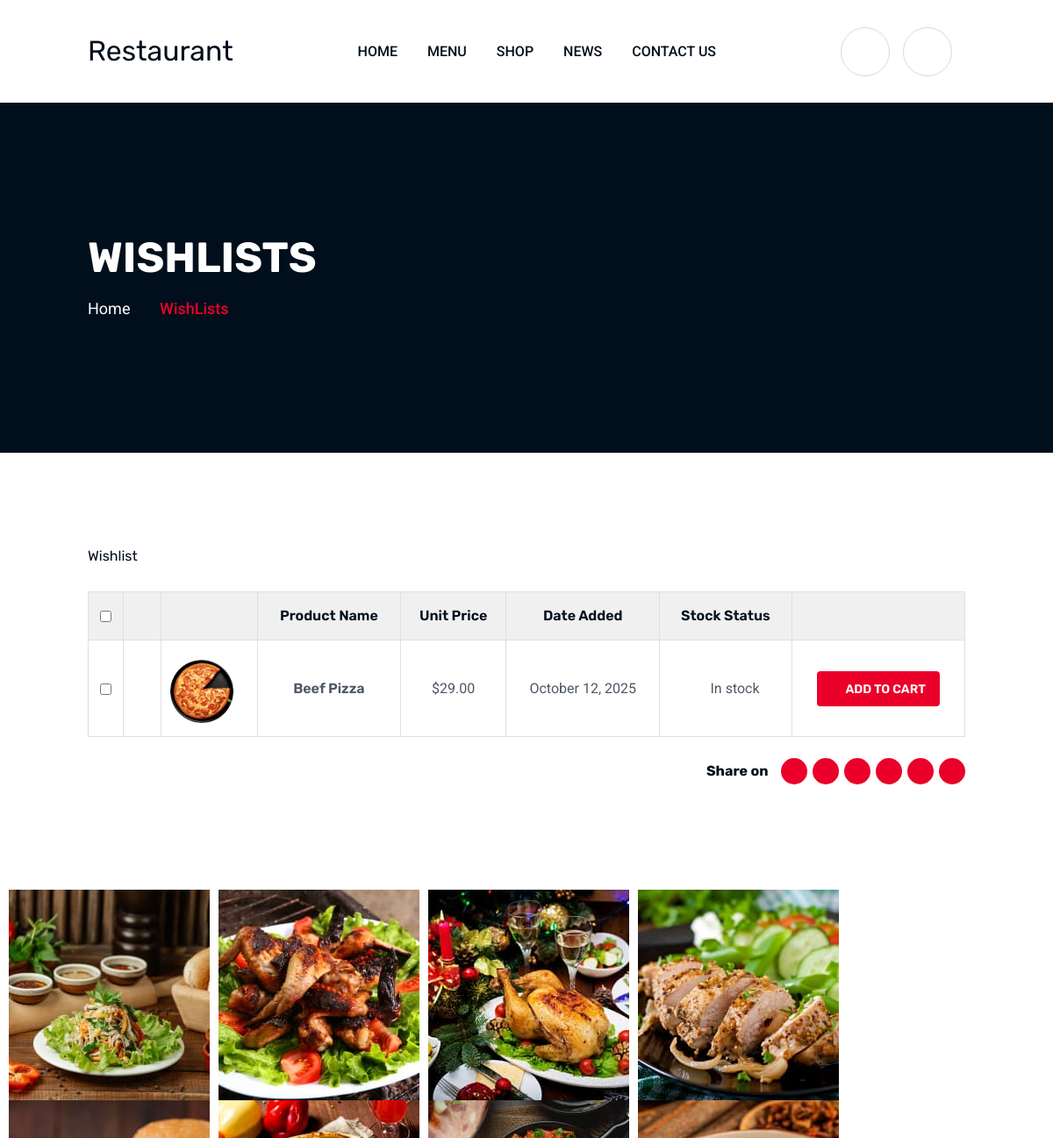
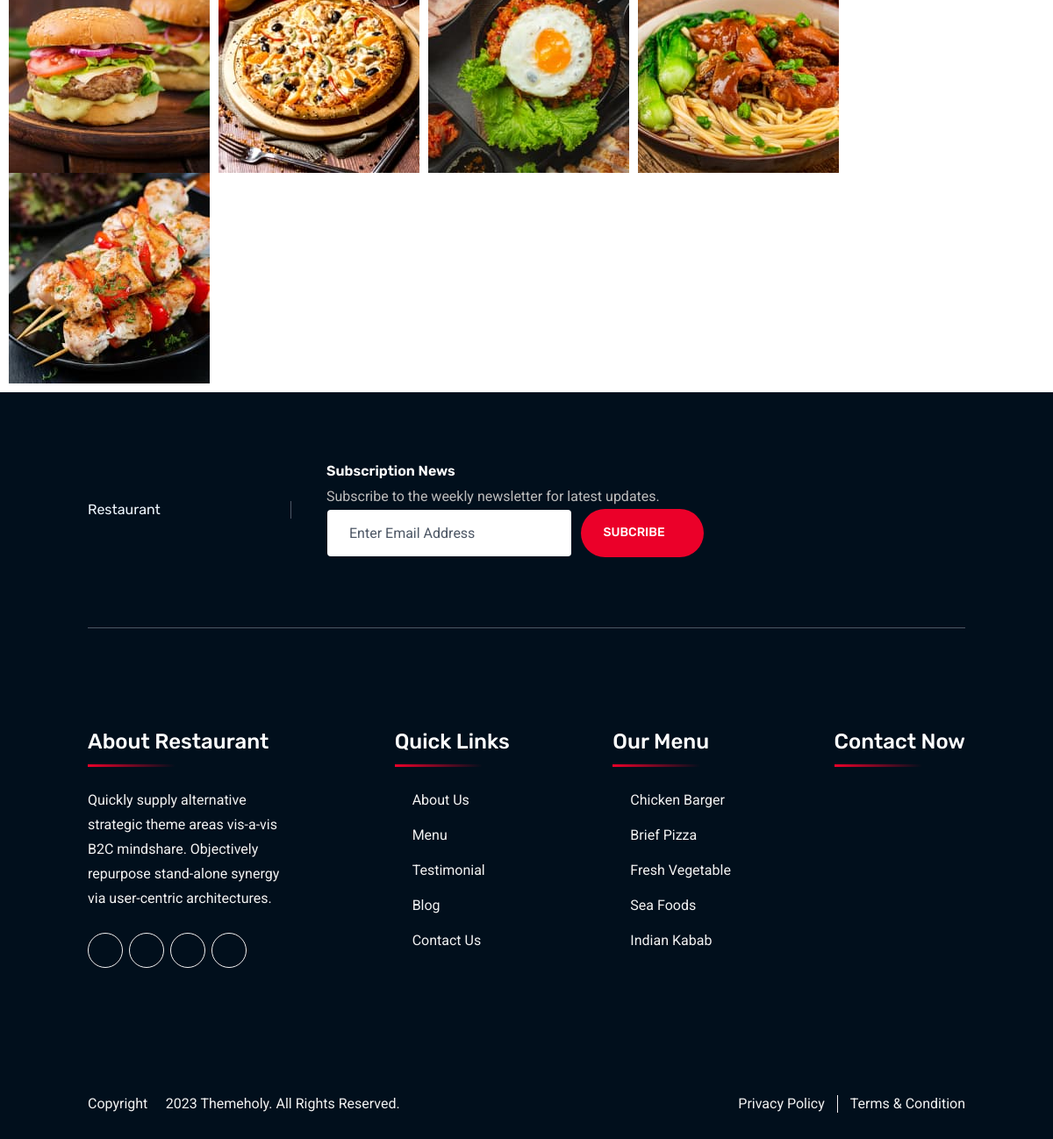
The app's page /wishlist/ (signed in) with its own data (2 pictures, top to bottom).
### myapp/models.py (models this page shows, shortened)
class WishListSliderModel(models.Model):
    id = models.UUIDField(primary_key=True, default=uuid.uuid4, editable=False)
    name = models.CharField(max_length=50, blank=True, null=True)
    image = models.ImageField(upload_to='WishListSlider')
    created_at = models.DateTimeField(auto_now_add=True)
    updated_at = models.DateTimeField(auto_now=True)

class Product(models.Model):
    id = models.UUIDField(primary_key=True, default=uuid.uuid4, editable=False)
    title = models.CharField(max_length=50, blank=True, null=True)
    text = models.CharField(max_length=300, blank=True, null=True)
    price = models.DecimalField(max_digits=10, decimal_places=2, default=0)          # Normal price
    disPrice = models.DecimalField(max_digits=10, decimal_places=2, default=0)
    discountPercentage = models.IntegerField(blank=True, null=True, editable=False)  # Auto calculated
    image = models.ImageField(upload_to="Product")
    category = models.ForeignKey(CategoryModel, on_delete=models.CASCADE, null=True, blank=True)
    in_stock = models.BooleanField(default=True)
    created_at = models.DateTimeField(auto_now_add=True)
    updated_at = models.DateTimeField(auto_now=True)
    @property
    def discountPercentage(self):
        if self.price and self.disPrice and self.price > 0:
            return round(((self.price - self.disPrice) / self.price) * 100)
        return 0

class GalleryModel(models.Model):
    id = models.UUIDField(primary_key=True, default=uuid.uuid4, editable=False)
    image = models.ImageField(upload_to='Gallery')
    created_at = models.DateTimeField(auto_now_add=True)
    updated_at = models.DateTimeField(auto_now=True)

### myapp/views.py (the view)
# urls.py: path('wishlist/', views.WishListPage, name='WishListPage'),
@login_required
def WishListPage(request):
    WishListSlider = WishListSliderModel.objects.all()[:1]
    Gallery = GalleryModel.objects.all()
    wishlist = Wishlist.objects.filter(user=request.user).first()
    products = wishlist.products.all() if wishlist else []
    context = {
        'WishListSlider': WishListSlider,
        'Gallery': Gallery,
        'wishlist': wishlist,
        'products': products,
    }
    return render(request, 'wishList.html', context)

### myapp/templates/wishlist.html (shortened to what this page needs)
{% extends 'base.html' %}
{% load static %}
{% block body %}
{% for i in WishListSlider %}
<div class="breadcumb-wrapper" data-bg-src="{{ i.image.url }}">
    <div class="container z-index-common">
        <div class="breadcumb-content">
            <h1 class="breadcumb-title">{{ i.name|safe }}</h1>
            <ul class="breadcumb-menu">
                <li><a href="{% url 'homePage' %}">Home</a></li>
                <li>{{ i.name|safe }}</li>
            </ul>
        </div>
    </div>
</div>
{% endfor %}
<div class="space">
    <div class="container">
        <div class="tinv-wishlist woocommerce tinv-wishlist-clear">
            <div class="tinv-header">
                <h2 class="mb-30">Wishlist</h2>
            </div>
                <table class="tinvwl-table-manage-list">
                    <thead>
                        <tr>
                            <th class="product-cb"><input type="checkbox" class="global-cb"
                                    title="Select all for bulk action"></th>
                            <th class="product-remove"></th>
                            <th class="product-thumbnail">&nbsp;</th>
                            <th class="product-name"><span class="tinvwl-full">Product Name</span></th>
                            <th class="product-price">Unit Price</th>
                            <th class="product-date">Date Added</th>
                            <th class="product-stock">Stock Status</th>
                            <th class="product-action">&nbsp;</th>
                        </tr>
                    </thead>
                    <tbody>
                    {% if products %}
                        {% for product in products %}
                        <tr class="wishlist_item">
                            <td class="product-cb"><input type="checkbox" name="wishlist_pr[]" value="58"
                                    title="Select for bulk action"></td>
                            <td class="product-remove">
                                {% if products.count > 0 %}
                                <form method="POST" action="{% url 'remove_from_wishlist' product.id %}">
                                    <button type="submit" title="Remove"><i class="fal fa-times"></i></button>
                                </form>
                                {% endif %}
                            </td>
                            <td class="product-thumbnail"><a href="shop-details.html"><img src="{{ product.image.url }}"
                                        class="attachment-woocommerce_thumbnail size-woocommerce_thumbnail"
                                        alt="{{ product.title }}"></a></td>
                            <td class="product-name"><a href="shop-details.html">{{ product.title }}</a></td>
                            <td class="product-price"><span class="woocommerce-Price-amount amount"><bdi><span
                                            class="woocommerce-Price-currencySymbol">$</span>{{ product.disPrice }}</bdi></span></td>
                            <td class="product-date"><time class="entry-date" datetime="2021-11-21 03:54:24">
                                    {{ product.created_at|date:"F d, Y" }}</time></td>
                            <td class="product-stock">
                                {% if product.in_stock %}
                                <p class="stock in-stock">
                                    <span><i class="fas fa-check"></i></span>
                                    <span class="tinvwl-txt">In stock</span>
                                </p>
                                {% else %}
                                <p class="stock out-of-stock">
                                    <span><i class="fas fa-times"></i></span>
                                    <span class="tinvwl-txt">Out of stock</span>
                                </p>
                                {% endif %}
                            </td>
                            <td class="product-action">
                                <form method="POST" action="{% url 'add_to_cart' product.id %}">
                                    <button class="button th-btn rounded-2" name="tinvwl-add-to-cart"
                                        value="" title="Add to Cart">
                                        <i class="far fa-shopping-cart"></i>
                                        <span class="tinvwl-txt">Add to Cart</span>
                                    </button>
                                </form>
                            </td>
                        </tr>
                            {% endfor %}
                    {% endif %}
                    </tbody>
                </table>
            <div class="social-buttons"><span>Share on</span>
                <ul>
                    <li><a href="https://www.facebook.com/sharer/sharer.php?u=permalink" class="social social-facebook"
                            title="Facebook"><i class="fab fa-facebook-f"></i></a>
                    </li>
                    <li><a href="https://twitter.com/share?url=permalink" class="social social-twitter"
                            title="Twitter"><i class="fab fa-twitter"></i></a></li>
                    <li><a href="http://pinterest.com/pin/create/button/?url=permalink" class="social social-pinterest"
                            title="Pinterest"><i class="fab fa-pinterest-p"></i></a>
                    </li>
                    <li><a href="https://api.whatsapp.com/send?text=permalink" class="social social-whatsapp"
                            title="WhatsApp"><i class="fab fa-whatsapp"></i></a></li>
                    <li><a href="http://vecurosoft.com/products/wordpress/foodelio/wishlist/974b61/"
                            class="social social-clipboard" title="Clipboard"><i class="far fa-clipboard"></i></a>
                    </li>
                    <li><a href="mailto:?body=permalink" class="social social-email" title="Email"><i
                                class="far fa-envelope"></i></a></li>
                </ul>
            </div>
        </div>
    </div>
</div>
<div class="gallery-thumb-area">
    <div class="row gx-10 th-carousel" id="gallerySlide1" data-slide-show="8" data-ml-slide-show="7"
        data-lg-slide-show="6" data-md-slide-show="5" data-sm-slide-show="4" data-xs-slide-show="3"
        data-focuson-select="false">
        {% for i in Gallery %}
        <div class="col-auto">
            <div class="gallery-thumb"><img src="{{ i.image.url }}" alt="Gallery Image"> </div>
        </div>
        {% endfor %}
    </div>
</div>
{% endblock %}

### records on screen
WishListSliderModel: name "WISHLISTS", name "WishLists"
Product: image (picture), title "Beef Pizza", disPrice "29.00", created_at "October 12, 2025", in_stock True (drawn)
GalleryModel: image (picture)
GalleryModel: image (picture)
GalleryModel: image (picture)
GalleryModel: image (picture)
GalleryModel: image (picture)
GalleryModel: image (picture)
GalleryModel: image (picture)
GalleryModel: image (picture)
GalleryModel: image (picture)
